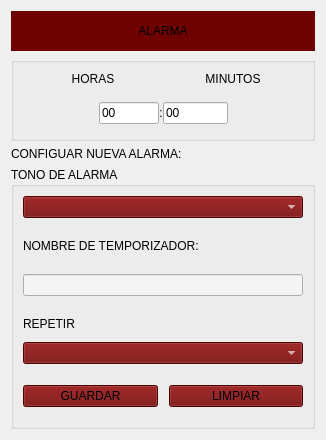
         <widget class="QWidget" name="Alarm_page">
          <layout class="QVBoxLayout" name="verticalLayout_26">
           <item>
            <widget class="QLabel" name="label_35">
             <property name="minimumSize">
              <size>
               <width>200</width>
               <height>40</height>
              </size>
             </property>
             <property name="maximumSize">
              <size>
               <width>16777215</width>
               <height>40</height>
              </size>
             </property>
             <property name="styleSheet">
              <string notr="true">font: 75 20pt &quot;Century Gothic&quot;;
background-color: rgb(111, 1, 1);</string>
             </property>
             <property name="text">
              <string>ALARMA</string>
             </property>
             <property name="alignment">
              <set>Qt::AlignCenter</set>
             </property>
            </widget>
           </item>
           <item>
            <widget class="QGroupBox" name="groupBox_13">
             <property name="title">
              <string/>
             </property>
             <layout class="QVBoxLayout" name="verticalLayout_24">
              <item>
               <layout class="QHBoxLayout" name="horizontalLayout_24">
                <property name="spacing">
                 <number>0</number>
                </property>
                <item>
                 <widget class="QLabel" name="label_6">
                  <property name="styleSheet">
                   <string notr="true">font: 75 12pt &quot;Century Gothic&quot;;</string>
                  </property>
                  <property name="text">
                   <string>HORAS</string>
                  </property>
                  <property name="alignment">
                   <set>Qt::AlignCenter</set>
                  </property>
                 </widget>
                </item>
                <item>
                 <widget class="QLabel" name="label_36">
                  <property name="styleSheet">
                   <string notr="true">font: 75 12pt &quot;Century Gothic&quot;;</string>
                  </property>
                  <property name="text">
                   <string>MINUTOS</string>
                  </property>
                  <property name="alignment">
                   <set>Qt::AlignCenter</set>
                  </property>
                 </widget>
                </item>
               </layout>
              </item>
              <item>
               <spacer name="verticalSpacer_26">
                <property name="orientation">
                 <enum>Qt::Vertical</enum>
                </property>
                <property name="sizeType">
                 <enum>QSizePolicy::Minimum</enum>
                </property>
                <property name="sizeHint" stdset="0">
                 <size>
                  <width>20</width>
                  <height>10</height>
                 </size>
                </property>
               </spacer>
              </item>
              <item>
               <layout class="QHBoxLayout" name="horizontalLayout_25">
                <property name="spacing">
                 <number>0</number>
                </property>
                <property name="leftMargin">
                 <number>36</number>
                </property>
                <property name="topMargin">
                 <number>0</number>
                </property>
                <property name="rightMargin">
                 <number>35</number>
                </property>
                <item>
                 <spacer name="horizontalSpacer_10">
                  <property name="orientation">
                   <enum>Qt::Horizontal</enum>
                  </property>
                  <property name="sizeType">
                   <enum>QSizePolicy::Maximum</enum>
                  </property>
                  <property name="sizeHint" stdset="0">
                   <size>
                    <width>40</width>
                    <height>20</height>
                   </size>
                  </property>
                 </spacer>
                </item>
                <item>
                 <widget class="QLineEdit" name="lineEdit_Horas_Alarm">
                  <property name="maximumSize">
                   <size>
                    <width>60</width>
                    <height>50</height>
                   </size>
                  </property>
                  <property name="styleSheet">
                   <string notr="true">text-align:center;
font: 75 36pt &quot;Century Gothic&quot;;</string>
                  </property>
                  <property name="text">
                   <string>00</string>
                  </property>
                 </widget>
                </item>
                <item>
                 <widget class="QLabel" name="lblseparador_8">
                  <property name="styleSheet">
                   <string notr="true">font: 75 36pt &quot;Century Gothic&quot;;</string>
                  </property>
                  <property name="text">
                   <string>:</string>
                  </property>
                  <property name="alignment">
                   <set>Qt::AlignCenter</set>
                  </property>
                 </widget>
                </item>
                <item>
                 <widget class="QLineEdit" name="lineEdit_Minutos_Alarm">
                  <property name="maximumSize">
                   <size>
                    <width>65</width>
                    <height>50</height>
                   </size>
                  </property>
                  <property name="styleSheet">
                   <string notr="true">
text-align:center;
font: 75 36pt &quot;Century Gothic&quot;;</string>
                  </property>
                  <property name="text">
                   <string>00</string>
                  </property>
                 </widget>
                </item>
                <item>
                 <spacer name="horizontalSpacer_11">
                  <property name="orientation">
                   <enum>Qt::Horizontal</enum>
                  </property>
                  <property name="sizeType">
                   <enum>QSizePolicy::Maximum</enum>
                  </property>
                  <property name="sizeHint" stdset="0">
                   <size>
                    <width>40</width>
                    <height>20</height>
                   </size>
                  </property>
                 </spacer>
                </item>
               </layout>
              </item>
              <item>
               <spacer name="verticalSpacer_27">
                <property name="orientation">
                 <enum>Qt::Vertical</enum>
                </property>
                <property name="sizeType">
                 <enum>QSizePolicy::Minimum</enum>
                </property>
                <property name="sizeHint" stdset="0">
                 <size>
                  <width>20</width>
                  <height>5</height>
                 </size>
                </property>
               </spacer>
              </item>
             </layout>
            </widget>
           </item>
           <item>
            <widget class="QLabel" name="label_38">
             <property name="text">
              <string>CONFIGUAR NUEVA ALARMA:</string>
             </property>
            </widget>
           </item>
           <item>
            <widget class="QGroupBox" name="groupBox_14">
             <property name="title">
              <string>TONO DE ALARMA</string>
             </property>
             <layout class="QVBoxLayout" name="verticalLayout_25" stretch="0,0,0,0,0,0,0,0,0,0,0">
              <property name="spacing">
               <number>11</number>
              </property>
              <item>
               <widget class="QComboBox" name="comboBoxTonosAlarma_Alarm">
                <property name="styleSheet">
                 <string notr="true">background-color: rgb(111, 1, 1);
font: 8pt &quot;Century Gothic&quot;;
color: rgb(255, 255, 255);</string>
                </property>
               </widget>
              </item>
              <item>
               <spacer name="verticalSpacer_28">
                <property name="orientation">
                 <enum>Qt::Vertical</enum>
                </property>
                <property name="sizeType">
                 <enum>QSizePolicy::Minimum</enum>
                </property>
                <property name="sizeHint" stdset="0">
                 <size>
                  <width>20</width>
                  <height>10</height>
                 </size>
                </property>
               </spacer>
              </item>
              <item>
               <widget class="QLabel" name="label_37">
                <property name="text">
                 <string>NOMBRE DE TEMPORIZADOR:</string>
                </property>
               </widget>
              </item>
              <item>
               <spacer name="verticalSpacer_29">
                <property name="orientation">
                 <enum>Qt::Vertical</enum>
                </property>
                <property name="sizeType">
                 <enum>QSizePolicy::Minimum</enum>
                </property>
                <property name="sizeHint" stdset="0">
                 <size>
                  <width>20</width>
                  <height>10</height>
                 </size>
                </property>
               </spacer>
              </item>
              <item>
               <widget class="QLineEdit" name="lineEdit_NombreAlarm">
                <property name="styleSheet">
                 <string notr="true">background-color: rgb(244, 244, 244);
font: 75 11pt &quot;Century Gothic&quot;;
color: rgb(0, 0, 0);</string>
                </property>
                <property name="text">
                 <string/>
                </property>
               </widget>
              </item>
              <item>
               <spacer name="verticalSpacer_30">
                <property name="orientation">
                 <enum>Qt::Vertical</enum>
                </property>
                <property name="sizeType">
                 <enum>QSizePolicy::Minimum</enum>
                </property>
                <property name="sizeHint" stdset="0">
                 <size>
                  <width>20</width>
                  <height>10</height>
                 </size>
                </property>
               </spacer>
              </item>
              <item>
               <widget class="QLabel" name="label_39">
                <property name="text">
                 <string>REPETIR</string>
                </property>
               </widget>
              </item>
              <item>
               <widget class="QComboBox" name="comboBoxRepetirAlarm">
                <property name="styleSheet">
                 <string notr="true">background-color: rgb(111, 1, 1);
font: 8pt &quot;Century Gothic&quot;;
color: rgb(255, 255, 255);</string>
                </property>
               </widget>
              </item>
              <item>
               <spacer name="verticalSpacer_32">
                <property name="orientation">
                 <enum>Qt::Vertical</enum>
                </property>
                <property name="sizeType">
                 <enum>QSizePolicy::Minimum</enum>
                </property>
                <property name="sizeHint" stdset="0">
                 <size>
                  <width>20</width>
                  <height>10</height>
                 </size>
                </property>
               </spacer>
              </item>
              <item>
               <layout class="QHBoxLayout" name="horizontalLayout_26">
                <item>
                 <widget class="QPushButton" name="btn_Guardar_Alarm">
                  <property name="styleSheet">
                   <string notr="true">QPushButton{ 
background-color: rgb(111, 1, 1);
}

QPushButton:hover{ 
background-color: rgb(58, 0, 0);
}</string>
                  </property>
                  <property name="text">
                   <string>GUARDAR</string>
                  </property>
                  <property name="icon">
                   <iconset resource="recursos.qrc">
                    <normaloff>:/newPrefix/Iconos/iconSave.png</normaloff>:/newPrefix/Iconos/iconSave.png</iconset>
                  </property>
                  <property name="iconSize">
                   <size>
                    <width>40</width>
                    <height>40</height>
                   </size>
                  </property>
                  <property name="autoExclusive">
                   <bool>true</bool>
                  </property>
                 </widget>
                </item>
                <item>
                 <widget class="QPushButton" name="btn_Limpiar_Alarm">
                  <property name="styleSheet">
                   <string notr="true">QPushButton{ 
background-color: rgb(111, 1, 1);
}

QPushButton:hover{ 
background-color: rgb(58, 0, 0);
}</string>
                  </property>
                  <property name="text">
                   <string>LIMPIAR</string>
                  </property>
                  <property name="icon">
                   <iconset resource="recursos.qrc">
                    <normaloff>:/newPrefix/Iconos/iconSave.png</normaloff>:/newPrefix/Iconos/iconSave.png</iconset>
                  </property>
                  <property name="iconSize">
                   <size>
                    <width>40</width>
                    <height>40</height>
                   </size>
                  </property>
                  <property name="autoExclusive">
                   <bool>true</bool>
                  </property>
                 </widget>
                </item>
               </layout>
              </item>
              <item>
               <spacer name="verticalSpacer_31">
                <property name="orientation">
                 <enum>Qt::Vertical</enum>
                </property>
                <property name="sizeType">
                 <enum>QSizePolicy::Minimum</enum>
                </property>
                <property name="sizeHint" stdset="0">
                 <size>
                  <width>8</width>
                  <height>10</height>
                 </size>
                </property>
               </spacer>
              </item>
             </layout>
            </widget>
           </item>
          </layout>
         </widget>
